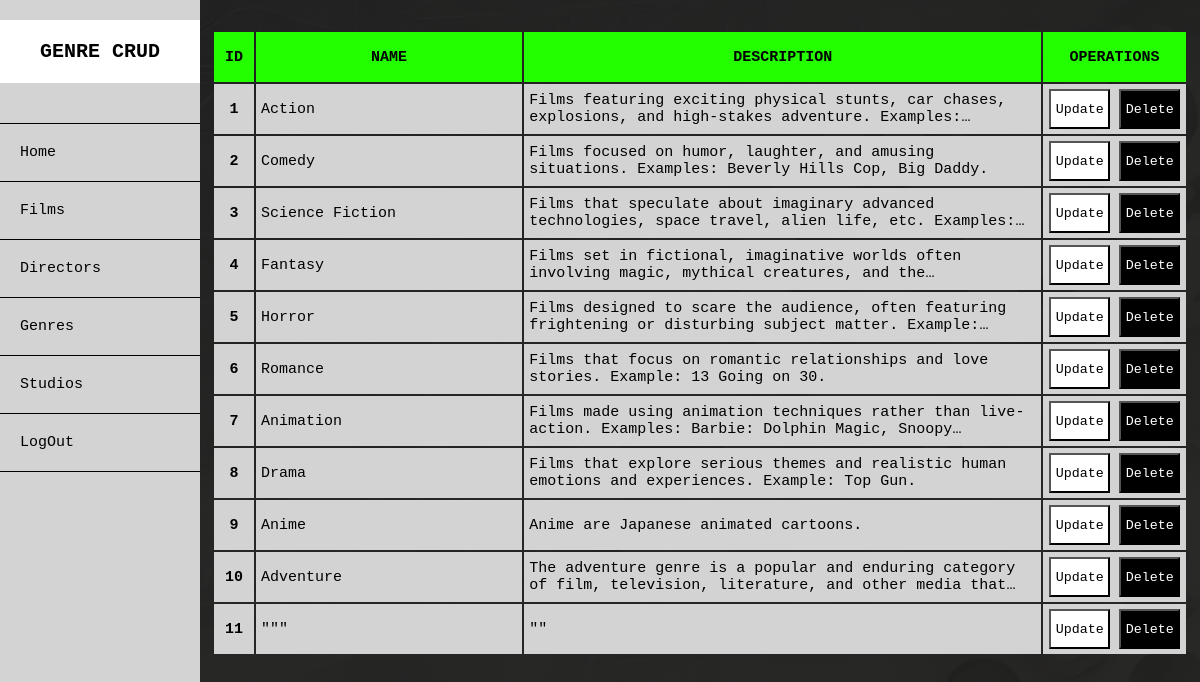
The app's page /php/admin/show_all_genres.php with its own data.
### tables this page shows
CREATE TABLE `genres` (
  `id` int(10) UNSIGNED NOT NULL,
  `name` varchar(255) NOT NULL,
  `description` text NOT NULL
);

### php/admin/show_all_genres.php (the view, shortened to what this page needs)
<?php
include '../includes/db_connection.php';
 ?>
<!doctype html>
<html lang="en">
  <head>
    <link rel="stylesheet" href="../../css/admin/show_all_genres.css">
    <link rel="stylesheet" href="https://cdnjs.cloudflare.com/ajax/libs/font-awesome/6.5.1/css/all.min.css" />
  </head>
  <body>
<div class="sidenav">
  <header>
    <nav>
      <h1>GENRE CRUD</h1>
      <a href='adminhome.php' class="hmm">Home</a>
      <div class="dropdown">
        <a href="show_all_films.php">Films</a>
      </div>
      <div class="dropdown">
        <a href="show_all_directors.php">Directors</a>
      </div>
      <div class="dropdown">
        <a href="">Genres</a>
      </div>
      <div class="dropdown">
        <a href="show_all_studios.php">Studios</a>
      </div>
</nav>
</header>
<a class="logout" href="logout.php">LogOut</a>
</div>
  <div class="main">
    <div class="bbtcontainer">
    <table class="tbl">
      <tr class="tblh">
        <th class='aa'>ID</th>
        <th class='bb'>NAME</th>
        <th class='cc'>DESCRIPTION</th>
        <th class='operat'>OPERATIONS</th>
      </tr>
    <?php
    $sql = "SELECT * FROM genres";
    $result = mysqli_query($conn, $sql);
    if ($result) {
      while ($row = mysqli_fetch_assoc($result)) {
        $id = $row['id'];
        $name = $row['name'];
        $description = $row['description'];
        $desLines = explode("\n", $description);
        $hasMore = count($desLines) > 2;
        echo '<tr class="tblrcolor">
                <th scope="row">' . $id . '</th>
                <td>' . $name . '</td>
                <td>
                <div class="bio-truncate ' . ($hasMore ? 'has-more' : '') . '">' . $description . '</div>
                <div class="bio-full">' . $description . '</div>
                </td>
                <td>
                <a href="genre_update.php? updateid='.$id.'"><button class="upd">Update</button></a>
                <a href="genre_delete.php? deleteid='.$id.'"><button class="del">Delete</button></a>
                </td>
              </tr>';
    }
    } else {
        echo "Error executing the query: " . mysqli_error($conn);
    }
    ?>
    </table>
    </div>
</div>
  </body>
</html>

### css/admin/show_all_genres.css (style rules this page uses)
* { margin: 0; padding: 0; font-family: 'Montserrat', sans-serif; box-sizing: border-box; }
.sidenav { height: 100%; width: 250px; position: fixed; z-index: 1; top: 0; left: 0; background-color: lightgray; overflow-x: hidden; padding-top: 20px; }
.sidenav h1 { font-family: monospace; text-align: center; font-size: 25px; margin-bottom: 55px; background-color: rgb(255, 255, 255); color: #000000; padding: 20px; }
.sidenav a { padding: 20px ; text-decoration: none; font-size: 18px; color: #000000; display: block; font-family: monospace; transition: all 0.3s ease 0s; border-bottom: 1px solid black; }
.hmm { border-top: 1px solid black; }
.main { margin-left: 250px; padding: 0px 10px; }
.dropdown { position: relative; display: block; }
html { scroll-behavior: smooth; }
.bbtcontainer { display: flex; align-items: center; justify-content: center; margin-top: 30px; padding: 0px 10px 28px 10px; }
.tbl { width: 100%; max-width: 1280px; table-layout: fixed; word-wrap: break-word; margin: 0 auto; }
.tblh { background-color: rgb(36, 255, 0); color: rgb(0, 0, 0); }
.tblrcolor { background: lightgrey; }
th { font-size: 17px; font-family: monospace; height: 60px; }
.aa { width: 45px; }
.bb { width: 308px; }
.cc { width: 608px; }
.operat { width: 155px; }
td { font-family: monospace; font-size: 17px; padding-left: 5px; }
.bio-truncate { display: -webkit-box; -webkit-line-clamp: 2; -webkit-box-orient: vertical; overflow: hidden; text-overflow: ellipsis; font-family: monospace; font-size: 17px; }
.bio-truncate:not(.has-more) { text-overflow: initial; }
tr { transition: all 0.3s ease 0s; }
.upd { font-family: monospace; background-color: rgb(255, 255, 255); padding: 10px; color: rgb(0, 0, 0); width: 72px; }
.del { font-family: monospace; background-color: rgb(0, 0, 0); padding: 10px; color: white; width: 72px; }
body { min-height: 100vh; margin: 0; display: flex; flex-direction: column; background-image: linear-gradient( rgba(41,41,41,0.6),rgba(41,41,41,0.6)),url('../../img/random/admin.png'); background-position: center; background-size: cover; background-repeat: no-repeat; }
@media (max-width: 1350px) { .sidenav { width: 200px; } }
@media (max-width: 1350px) { .sidenav h1 { font-size: 20px; margin-bottom: 40px; padding: 20px; } }
@media (max-width: 1350px) { .sidenav a { padding: 20px; font-size: 15px; } }
@media (max-width: 1350px) { .main { margin-left: 200px; } }
@media (max-width: 1350px) { .bbtcontainer { padding: 0px 2px 28px 2px; } }
@media (max-width: 1350px) { .tbl { table-layout:unset; } }
@media (max-width: 1350px) { th { height: 50px; font-size: 15px; } }
@media (max-width: 1350px) { .bio-truncate { font-size: 15px; } }
@media (max-width: 1350px) { td { font-size: 15px; } }
@media (max-width: 1350px) { .upd { width: 61px; height: 40px; padding: 3px; margin-left: 1px; } }
@media (max-width: 1350px) { .del { width: 61px; height: 40px; padding: 3px; } }

### records on screen
genres: id "1", name "Action", description "Films featuring exciting physical stunts, car chases, explosions, and high-stakes adventure.…"
genres: id "2", name "Comedy", description "Films focused on humor, laughter, and amusing situations. Examples: Beverly Hills Cop, Big Daddy."
genres: id "3", name "Science Fiction", description "Films that speculate about imaginary advanced technologies, space travel, alien life, etc.…"
genres: id "4", name "Fantasy", description "Films set in fictional, imaginative worlds often involving magic, mythical creatures, and…"
genres: id "5", name "Horror", description "Films designed to scare the audience, often featuring frightening or disturbing subject matter.…"
genres: id "6", name "Romance", description "Films that focus on romantic relationships and love stories. Example: 13 Going on 30."
genres: id "7", name "Animation", description "Films made using animation techniques rather than live-action. Examples: Barbie: Dolphin Magic,…"
genres: id "8", name "Drama", description "Films that explore serious themes and realistic human emotions and experiences. Example: Top Gun."
genres: id "9", name "Anime", description "Anime are Japanese animated cartoons."
genres: id "10", name "Adventure", description "The adventure genre is a popular and enduring category of film, television, literature, and other media…"
genres: id "11", name "\"\"\"", description "\"\""
